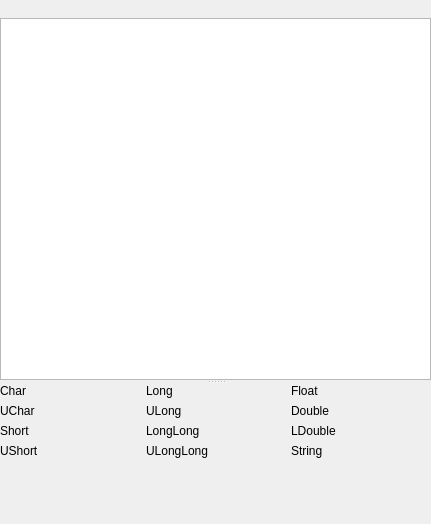
<?xml version="1.0" encoding="UTF-8"?>
<ui version="4.0">
 <class>HexEditor</class>
 <widget class="QFrame" name="HexEditor">
  <property name="geometry">
   <rect>
    <x>0</x>
    <y>0</y>
    <width>431</width>
    <height>524</height>
   </rect>
  </property>
  <property name="windowTitle">
   <string>Form</string>
  </property>
  <layout class="QVBoxLayout" name="verticalLayout">
   <property name="spacing">
    <number>4</number>
   </property>
   <property name="leftMargin">
    <number>0</number>
   </property>
   <property name="topMargin">
    <number>0</number>
   </property>
   <property name="rightMargin">
    <number>0</number>
   </property>
   <property name="bottomMargin">
    <number>0</number>
   </property>
   <item>
    <widget class="QLabel" name="fileName">
     <property name="text">
      <string/>
     </property>
    </widget>
   </item>
   <item>
    <widget class="QSplitter" name="splitter">
     <property name="orientation">
      <enum>Qt::Vertical</enum>
     </property>
     <widget class="QTableView" name="hexEditor">
      <property name="selectionMode">
       <enum>QAbstractItemView::ExtendedSelection</enum>
      </property>
      <property name="textElideMode">
       <enum>Qt::ElideMiddle</enum>
      </property>
     </widget>
     <widget class="QWidget" name="horizontalLayoutWidget">
      <layout class="QHBoxLayout" name="horizontalLayout">
       <property name="sizeConstraint">
        <enum>QLayout::SetDefaultConstraint</enum>
       </property>
       <item>
        <layout class="QFormLayout" name="formLayout">
         <property name="sizeConstraint">
          <enum>QLayout::SetFixedSize</enum>
         </property>
         <property name="fieldGrowthPolicy">
          <enum>QFormLayout::ExpandingFieldsGrow</enum>
         </property>
         <item row="0" column="0">
          <widget class="QLabel" name="charLabel">
           <property name="text">
            <string>Char</string>
           </property>
          </widget>
         </item>
         <item row="0" column="1">
          <widget class="QLabel" name="charValue">
           <property name="sizePolicy">
            <sizepolicy hsizetype="Maximum" vsizetype="Preferred">
             <horstretch>0</horstretch>
             <verstretch>0</verstretch>
            </sizepolicy>
           </property>
           <property name="maximumSize">
            <size>
             <width>80</width>
             <height>16777215</height>
            </size>
           </property>
           <property name="text">
            <string/>
           </property>
          </widget>
         </item>
         <item row="1" column="0">
          <widget class="QLabel" name="ucharLabel">
           <property name="text">
            <string>UChar</string>
           </property>
          </widget>
         </item>
         <item row="1" column="1">
          <widget class="QLabel" name="ucharValue">
           <property name="sizePolicy">
            <sizepolicy hsizetype="Preferred" vsizetype="Maximum">
             <horstretch>0</horstretch>
             <verstretch>0</verstretch>
            </sizepolicy>
           </property>
           <property name="maximumSize">
            <size>
             <width>80</width>
             <height>16777215</height>
            </size>
           </property>
           <property name="text">
            <string/>
           </property>
          </widget>
         </item>
         <item row="2" column="0">
          <widget class="QLabel" name="shortLabel">
           <property name="text">
            <string>Short</string>
           </property>
          </widget>
         </item>
         <item row="2" column="1">
          <widget class="QLabel" name="shortValue">
           <property name="sizePolicy">
            <sizepolicy hsizetype="Preferred" vsizetype="Maximum">
             <horstretch>0</horstretch>
             <verstretch>0</verstretch>
            </sizepolicy>
           </property>
           <property name="maximumSize">
            <size>
             <width>80</width>
             <height>16777215</height>
            </size>
           </property>
           <property name="text">
            <string/>
           </property>
          </widget>
         </item>
         <item row="3" column="0">
          <widget class="QLabel" name="ushortLabel">
           <property name="text">
            <string>UShort</string>
           </property>
          </widget>
         </item>
         <item row="3" column="1">
          <widget class="QLabel" name="ushortValue">
           <property name="sizePolicy">
            <sizepolicy hsizetype="Preferred" vsizetype="Maximum">
             <horstretch>0</horstretch>
             <verstretch>0</verstretch>
            </sizepolicy>
           </property>
           <property name="maximumSize">
            <size>
             <width>80</width>
             <height>16777215</height>
            </size>
           </property>
           <property name="text">
            <string/>
           </property>
          </widget>
         </item>
        </layout>
       </item>
       <item>
        <layout class="QFormLayout" name="formLayout_2">
         <property name="sizeConstraint">
          <enum>QLayout::SetDefaultConstraint</enum>
         </property>
         <property name="fieldGrowthPolicy">
          <enum>QFormLayout::ExpandingFieldsGrow</enum>
         </property>
         <item row="0" column="0">
          <widget class="QLabel" name="longLabel">
           <property name="text">
            <string>Long</string>
           </property>
          </widget>
         </item>
         <item row="0" column="1">
          <widget class="QLabel" name="longValue">
           <property name="text">
            <string/>
           </property>
          </widget>
         </item>
         <item row="1" column="0">
          <widget class="QLabel" name="ulongLabel">
           <property name="text">
            <string>ULong</string>
           </property>
          </widget>
         </item>
         <item row="1" column="1">
          <widget class="QLabel" name="ulongValue">
           <property name="text">
            <string/>
           </property>
          </widget>
         </item>
         <item row="2" column="0">
          <widget class="QLabel" name="longLongLabel">
           <property name="text">
            <string>LongLong</string>
           </property>
          </widget>
         </item>
         <item row="2" column="1">
          <widget class="QLabel" name="longLongValue">
           <property name="text">
            <string/>
           </property>
          </widget>
         </item>
         <item row="3" column="0">
          <widget class="QLabel" name="ulongLongLabel">
           <property name="text">
            <string>ULongLong</string>
           </property>
          </widget>
         </item>
         <item row="3" column="1">
          <widget class="QLabel" name="ulongLongValue">
           <property name="text">
            <string/>
           </property>
          </widget>
         </item>
        </layout>
       </item>
       <item>
        <layout class="QFormLayout" name="formLayout_3">
         <property name="sizeConstraint">
          <enum>QLayout::SetDefaultConstraint</enum>
         </property>
         <property name="fieldGrowthPolicy">
          <enum>QFormLayout::ExpandingFieldsGrow</enum>
         </property>
         <item row="0" column="0">
          <widget class="QLabel" name="floatLabel">
           <property name="text">
            <string>Float</string>
           </property>
          </widget>
         </item>
         <item row="0" column="1">
          <widget class="QLabel" name="floatValue">
           <property name="text">
            <string/>
           </property>
          </widget>
         </item>
         <item row="1" column="0">
          <widget class="QLabel" name="doubleLabel">
           <property name="text">
            <string>Double</string>
           </property>
          </widget>
         </item>
         <item row="1" column="1">
          <widget class="QLabel" name="doubleValue">
           <property name="text">
            <string/>
           </property>
          </widget>
         </item>
         <item row="2" column="0">
          <widget class="QLabel" name="ldoubleLabel">
           <property name="text">
            <string>LDouble</string>
           </property>
          </widget>
         </item>
         <item row="2" column="1">
          <widget class="QLabel" name="ldoubleValue">
           <property name="text">
            <string/>
           </property>
          </widget>
         </item>
         <item row="3" column="0">
          <widget class="QLabel" name="stringLabel">
           <property name="text">
            <string>String</string>
           </property>
          </widget>
         </item>
         <item row="3" column="1">
          <widget class="QLabel" name="stringValue">
           <property name="text">
            <string/>
           </property>
          </widget>
         </item>
        </layout>
       </item>
      </layout>
     </widget>
    </widget>
   </item>
  </layout>
 </widget>
 <resources/>
 <connections/>
</ui>
